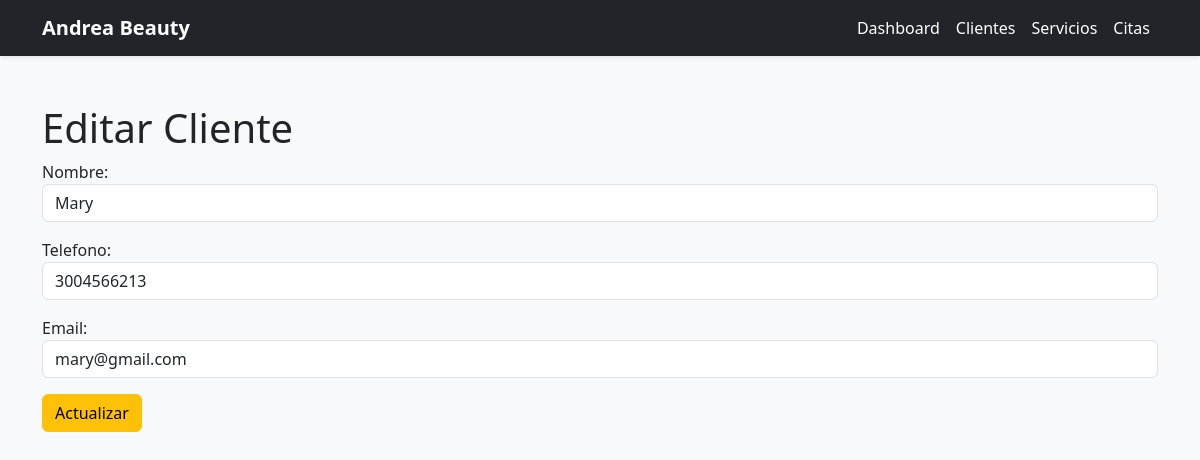
/clientes/2/editar/, run on the app's committed database.
### salon/models.py (models this page shows, shortened)
class Cliente(models.Model):
    nombre = models.CharField(max_length=100)
    telefono = models.CharField(max_length=20)
    email = models.EmailField()
    fecha_registro = models.DateTimeField(auto_now_add=True)

### salon/views.py (the view, shortened to what this page needs)
class ClienteUpdateView(UpdateView):
    model = Cliente
    form_class = ClienteForm
    template_name = 'salon/clientes/update.html'
    success_url = reverse_lazy('salon:clientes')

### salon/forms.py (shortened to what this page needs)
class ClienteForm(forms.ModelForm):
    class Meta:
        model = Cliente
        fields = [
            'nombre',
            'telefono',
            'email'
        ]
        widgets = {
            'nombre': forms.TextInput(attrs={
                'class': 'form-control'
            }),
            'telefono': forms.TextInput(attrs={
                'class': 'form-control'
            }),
            'email': forms.EmailInput(attrs={
                'class': 'form-control'
            }),
        }

### salon/templates/salon/clientes/update.html (shortened to what this page needs)
{% extends 'salon/base.html' %}
{% block content %}
<h1>Editar Cliente</h1>
<form method="POST">
    {{ form.as_p }}
    <button class="btn btn-warning">
        Actualizar
    </button>
</form>
{% endblock %}

### data on the page
Cliente: nombre "Mary", telefono "3004566213", email "mary@gmail.com"
